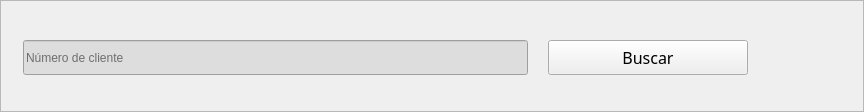
                        <widget class="QFrame" name="row_3">
                         <property name="frameShape">
                          <enum>QFrame::StyledPanel</enum>
                         </property>
                         <property name="frameShadow">
                          <enum>QFrame::Raised</enum>
                         </property>
                         <layout class="QVBoxLayout" name="verticalLayout_47">
                          <property name="spacing">
                           <number>0</number>
                          </property>
                          <property name="leftMargin">
                           <number>0</number>
                          </property>
                          <property name="topMargin">
                           <number>0</number>
                          </property>
                          <property name="rightMargin">
                           <number>0</number>
                          </property>
                          <property name="bottomMargin">
                           <number>0</number>
                          </property>
                          <item>
                           <widget class="QFrame" name="frame_div_content_3">
                            <property name="minimumSize">
                             <size>
                              <width>0</width>
                              <height>110</height>
                             </size>
                            </property>
                            <property name="maximumSize">
                             <size>
                              <width>16777215</width>
                              <height>110</height>
                             </size>
                            </property>
                            <property name="frameShape">
                             <enum>QFrame::NoFrame</enum>
                            </property>
                            <property name="frameShadow">
                             <enum>QFrame::Raised</enum>
                            </property>
                            <layout class="QVBoxLayout" name="verticalLayout_48">
                             <property name="spacing">
                              <number>0</number>
                             </property>
                             <property name="leftMargin">
                              <number>0</number>
                             </property>
                             <property name="topMargin">
                              <number>0</number>
                             </property>
                             <property name="rightMargin">
                              <number>0</number>
                             </property>
                             <property name="bottomMargin">
                              <number>0</number>
                             </property>
                             <item>
                              <widget class="QFrame" name="frame_content_wid_3">
                               <property name="frameShape">
                                <enum>QFrame::NoFrame</enum>
                               </property>
                               <property name="frameShadow">
                                <enum>QFrame::Raised</enum>
                               </property>
                               <layout class="QHBoxLayout" name="horizontalLayout_55">
                                <item>
                                 <widget class="QLabel" name="label_39">
                                  <property name="sizePolicy">
                                   <sizepolicy hsizetype="Minimum" vsizetype="Preferred">
                                    <horstretch>0</horstretch>
                                    <verstretch>0</verstretch>
                                   </sizepolicy>
                                  </property>
                                  <property name="minimumSize">
                                   <size>
                                    <width>0</width>
                                    <height>0</height>
                                   </size>
                                  </property>
                                  <property name="maximumSize">
                                   <size>
                                    <width>90</width>
                                    <height>16777215</height>
                                   </size>
                                  </property>
                                  <property name="text">
                                   <string/>
                                  </property>
                                 </widget>
                                </item>
                                <item>
                                 <layout class="QGridLayout" name="gridLayout_13">
                                  <property name="topMargin">
                                   <number>30</number>
                                  </property>
                                  <property name="bottomMargin">
                                   <number>0</number>
                                  </property>
                                  <property name="horizontalSpacing">
                                   <number>20</number>
                                  </property>
                                  <property name="verticalSpacing">
                                   <number>0</number>
                                  </property>
                                  <item row="0" column="0" colspan="3">
                                   <widget class="QLineEdit" name="txtNClienteNut">
                                    <property name="minimumSize">
                                     <size>
                                      <width>200</width>
                                      <height>35</height>
                                     </size>
                                    </property>
                                    <property name="maximumSize">
                                     <size>
                                      <width>900</width>
                                      <height>35</height>
                                     </size>
                                    </property>
                                    <property name="styleSheet">
                                     <string notr="true">background-color: rgb(221, 221, 221);
color: rgb(0, 0, 0);</string>
                                    </property>
                                    <property name="text">
                                     <string/>
                                    </property>
                                    <property name="maxLength">
                                     <number>4</number>
                                    </property>
                                    <property name="placeholderText">
                                     <string>Número de cliente</string>
                                    </property>
                                   </widget>
                                  </item>
                                  <item row="0" column="3">
                                   <widget class="QPushButton" name="btnBNut">
                                    <property name="minimumSize">
                                     <size>
                                      <width>200</width>
                                      <height>35</height>
                                     </size>
                                    </property>
                                    <property name="maximumSize">
                                     <size>
                                      <width>200</width>
                                      <height>35</height>
                                     </size>
                                    </property>
                                    <property name="font">
                                     <font>
                                      <family>Montserrat</family>
                                      <pointsize>12</pointsize>
                                      <italic>false</italic>
                                      <bold>false</bold>
                                     </font>
                                    </property>
                                    <property name="cursor">
                                     <cursorShape>PointingHandCursor</cursorShape>
                                    </property>
                                    <property name="autoFillBackground">
                                     <bool>false</bool>
                                    </property>
                                    <property name="styleSheet">
                                     <string notr="true"/>
                                    </property>
                                    <property name="text">
                                     <string>Buscar</string>
                                    </property>
                                   </widget>
                                  </item>
                                  <item row="1" column="0" colspan="2">
                                   <widget class="QLabel" name="lblNClienteNut">
                                    <property name="minimumSize">
                                     <size>
                                      <width>425</width>
                                      <height>30</height>
                                     </size>
                                    </property>
                                    <property name="maximumSize">
                                     <size>
                                      <width>900</width>
                                      <height>30</height>
                                     </size>
                                    </property>
                                    <property name="text">
                                     <string/>
                                    </property>
                                   </widget>
                                  </item>
                                 </layout>
                                </item>
                                <item>
                                 <widget class="QLabel" name="label_36">
                                  <property name="minimumSize">
                                   <size>
                                    <width>100</width>
                                    <height>80</height>
                                   </size>
                                  </property>
                                  <property name="styleSheet">
                                   <string notr="true">image: url(:/logo/LogoRESILIENCE2.png);</string>
                                  </property>
                                  <property name="text">
                                   <string/>
                                  </property>
                                 </widget>
                                </item>
                               </layout>
                              </widget>
                             </item>
                            </layout>
                           </widget>
                          </item>
                         </layout>
                        </widget>
